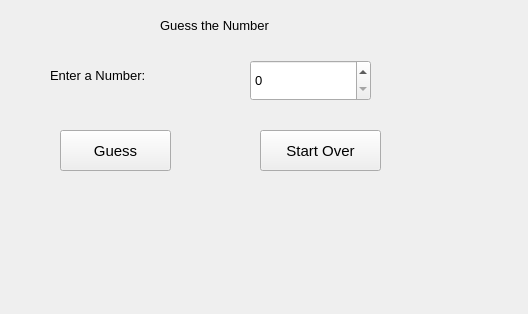
<?xml version="1.0" encoding="UTF-8"?>
<ui version="4.0">
 <class>Widget</class>
 <widget class="QWidget" name="Widget">
  <property name="geometry">
   <rect>
    <x>0</x>
    <y>0</y>
    <width>528</width>
    <height>314</height>
   </rect>
  </property>
  <property name="windowTitle">
   <string>Widget</string>
  </property>
  <widget class="QPushButton" name="GuessButton">
   <property name="geometry">
    <rect>
     <x>60</x>
     <y>130</y>
     <width>111</width>
     <height>41</height>
    </rect>
   </property>
   <property name="font">
    <font>
     <pointsize>11</pointsize>
    </font>
   </property>
   <property name="text">
    <string>Guess</string>
   </property>
  </widget>
  <widget class="QLabel" name="Prompt">
   <property name="geometry">
    <rect>
     <x>50</x>
     <y>60</y>
     <width>161</width>
     <height>31</height>
    </rect>
   </property>
   <property name="font">
    <font>
     <pointsize>10</pointsize>
    </font>
   </property>
   <property name="text">
    <string>Enter a Number:</string>
   </property>
  </widget>
  <widget class="QDoubleSpinBox" name="numberBox">
   <property name="geometry">
    <rect>
     <x>250</x>
     <y>60</y>
     <width>121</width>
     <height>41</height>
    </rect>
   </property>
   <property name="font">
    <font>
     <pointsize>10</pointsize>
    </font>
   </property>
   <property name="decimals">
    <number>0</number>
   </property>
   <property name="maximum">
    <double>32000.000000000000000</double>
   </property>
  </widget>
  <widget class="QPushButton" name="StartOverButton">
   <property name="geometry">
    <rect>
     <x>260</x>
     <y>130</y>
     <width>121</width>
     <height>41</height>
    </rect>
   </property>
   <property name="font">
    <font>
     <pointsize>11</pointsize>
    </font>
   </property>
   <property name="text">
    <string>Start Over</string>
   </property>
  </widget>
  <widget class="QLabel" name="MessageBox">
   <property name="geometry">
    <rect>
     <x>90</x>
     <y>180</y>
     <width>361</width>
     <height>91</height>
    </rect>
   </property>
   <property name="font">
    <font>
     <family>Franklin Gothic Medium</family>
     <pointsize>12</pointsize>
    </font>
   </property>
   <property name="text">
    <string/>
   </property>
  </widget>
  <widget class="QLabel" name="Title">
   <property name="geometry">
    <rect>
     <x>160</x>
     <y>10</y>
     <width>191</width>
     <height>31</height>
    </rect>
   </property>
   <property name="font">
    <font>
     <pointsize>10</pointsize>
    </font>
   </property>
   <property name="text">
    <string>Guess the Number</string>
   </property>
  </widget>
 </widget>
 <resources/>
 <connections>
  <connection>
   <sender>numberBox</sender>
   <signal>editingFinished()</signal>
   <receiver>Widget</receiver>
   <slot>slot1()</slot>
   <hints>
    <hint type="sourcelabel">
     <x>201</x>
     <y>90</y>
    </hint>
    <hint type="destinationlabel">
     <x>202</x>
     <y>203</y>
    </hint>
   </hints>
  </connection>
 </connections>
 <slots>
  <slot>slot1()</slot>
 </slots>
</ui>
